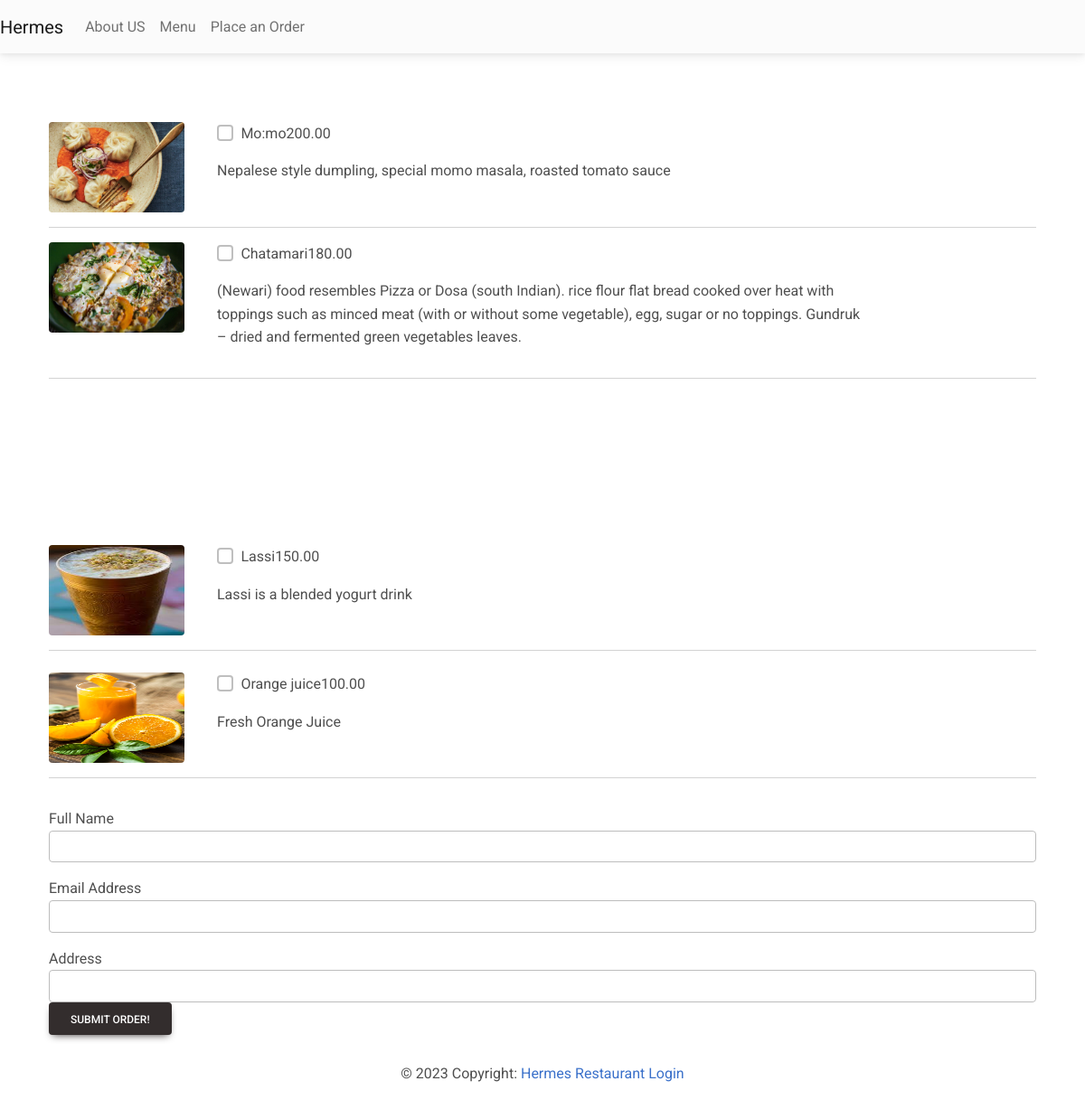
The app's page /order, older data.
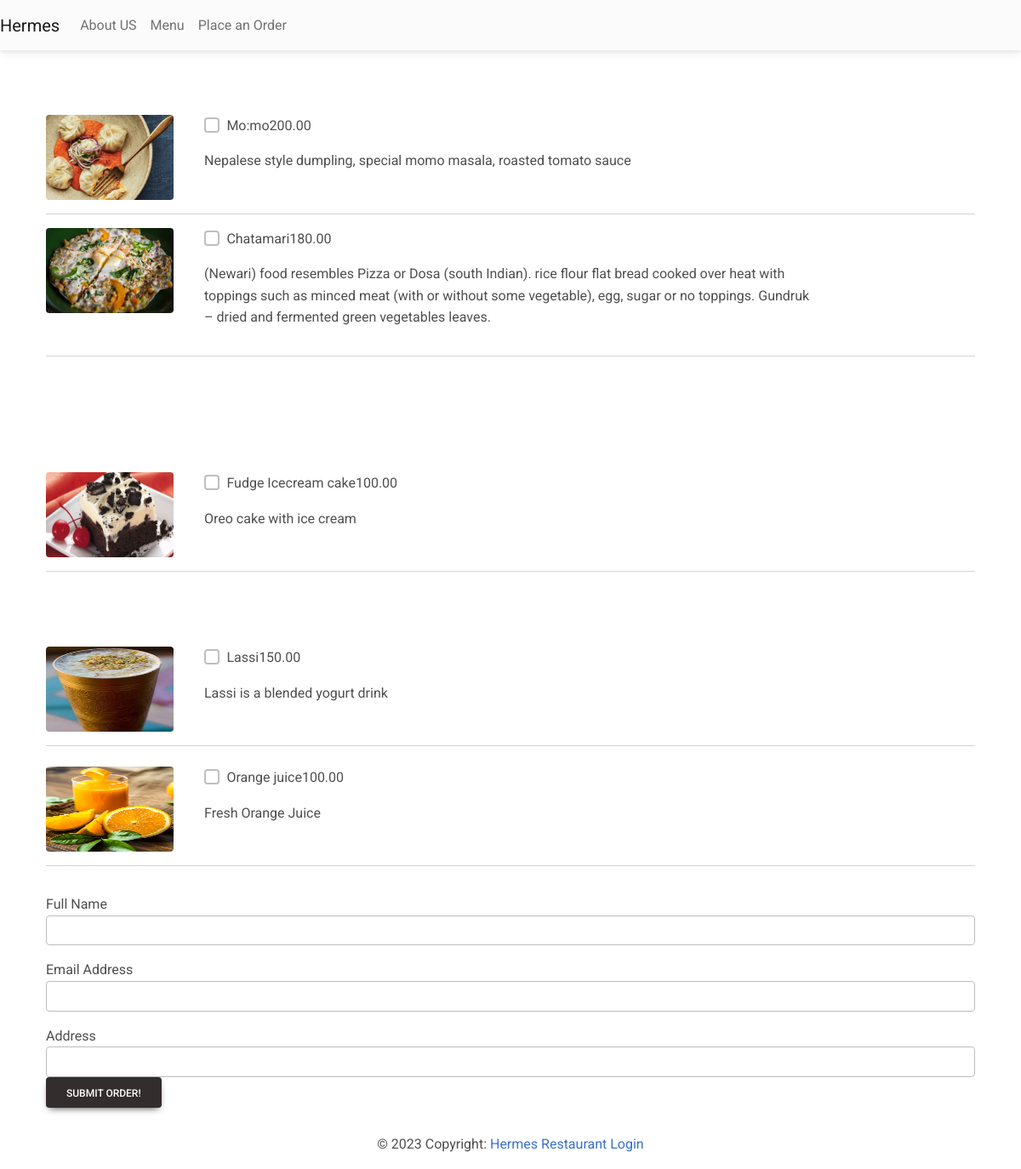
The same page, newer data.
### customer/models.py (models this page shows, shortened)
class MenuItem(models.Model):
    name= models.CharField(max_length=100)
    description=models.TextField()
    image = models.ImageField(upload_to='menu_images/')
    price = models.DecimalField(max_digits=5, decimal_places=2)
    category =models.ManyToManyField('Category',related_name='item')

### customer/views.py (the view, shortened to what this page needs)
# urls.py: path('order',Order.as_view(), name='order'),
class Order(View):
    def get(self, request, *args, **kwargs):
        appetizers = MenuItem.objects.filter(
            category__name__contains='Appetizer')
        entres = MenuItem.objects.filter(category__name__contains='Entre')
        desserts = MenuItem.objects.filter(category__name__contains='Dessert')
        drinks = MenuItem.objects.filter(category__name__contains='Drink')
        context = {
            'appetizers': appetizers,
            'entres': entres,
            'desserts': desserts,
            'drinks': drinks,
        }
        return render(request, 'customer/order.html', context)

### customer/templates/customer/order.html (shortened to what the changed rows need)
{% extends 'customer/base.html' %}
{% block content %}
<div class="container mb-5">
    <div class="row justify-content-center mt-1">
        <div class="col-md-12 col-sm-12 p-4">
            <form method="POST">
                <div class="pt-5">
                    {% for app in appetizers %}
                    <div class="row">
                        <div class="col-md-2 col-sm-12">
                            <img class="rounded" src="{{ app.image.url }}" width="150" height="100"/>
                        </div>
                        <div class="col-md-8 col-sm-12">
                            <div class="d-flex flex-row">
                                <div class="form-group form-check">
                                    <input type="checkbox" name="items[]" class="form-check-input" value="{{ app.pk }}">
                                    <label class="form-check-label">{{ app.name }}</label>
                                </div>
                                <p class="font-weight-bold pl-5">{{ app.price }}</p>
                            </div>
                            <p>{{ app.description }}</p>
                        </div>
                    </div>
                    <hr />
                {% endfor %}
                </div>
                <div class="pt-5">
                    {% for dessert in desserts %}
                    <div class="row mt-4">
                        <div class="col-md-2 col-sm-12">
                            <img class="rounded" src="{{ dessert.image.url }}" width="150" height="100"/>
                        </div>
                        <div class="col-md-8 col-sm-12">
                            <div class="d-flex flex-row">
                                <div class="form-group form-check">
                                    <input type="checkbox" name="items[]" class="form-check-input" value="{{ dessert.pk }}">
                                    <label class="form-check-label">{{ dessert.name }}</label>
                                </div>
                                <p class="font-weight-bold pl-5">{{ dessert.price }}</p>
                            </div>
                            <p>{{ dessert.description }}</p>
                        </div>
                    </div>
                    <hr />
                    {% endfor %}
                </div>
                <div class="pt-5">
                    {% for drink in drinks %}
                    <div class="row mt-4">
                        <div class="col-md-2 col-sm-12">
                            <img class="rounded" src="{{ drink.image.url }}" width="150" height="100"/>
                        </div>
                        <div class="col-md-8 col-sm-12">
                            <div class="d-flex flex-row">
                                <div class="form-group form-check">
                                    <input type="checkbox" name="items[]" class="form-check-input" value="{{ drink.pk }}">
                                    <label class="form-check-label">{{ drink.name }}</label>
                                </div>
                                <p class="font-weight-bold pl-5">{{ drink.price }}</p>
                            </div>
                            <p>{{ drink.description }}</p>
                        </div>
                    </div>
                    <hr />
                    {% endfor %}
                </div>
              </form>
          </div>
      </div>
  </div>
  {% endblock content %}

Row changes from the older to the newer data that the page shows:
added MenuItem: image (picture), name "Fudge Icecream cake", price "100.00", description "Oreo cake with ice cream"
